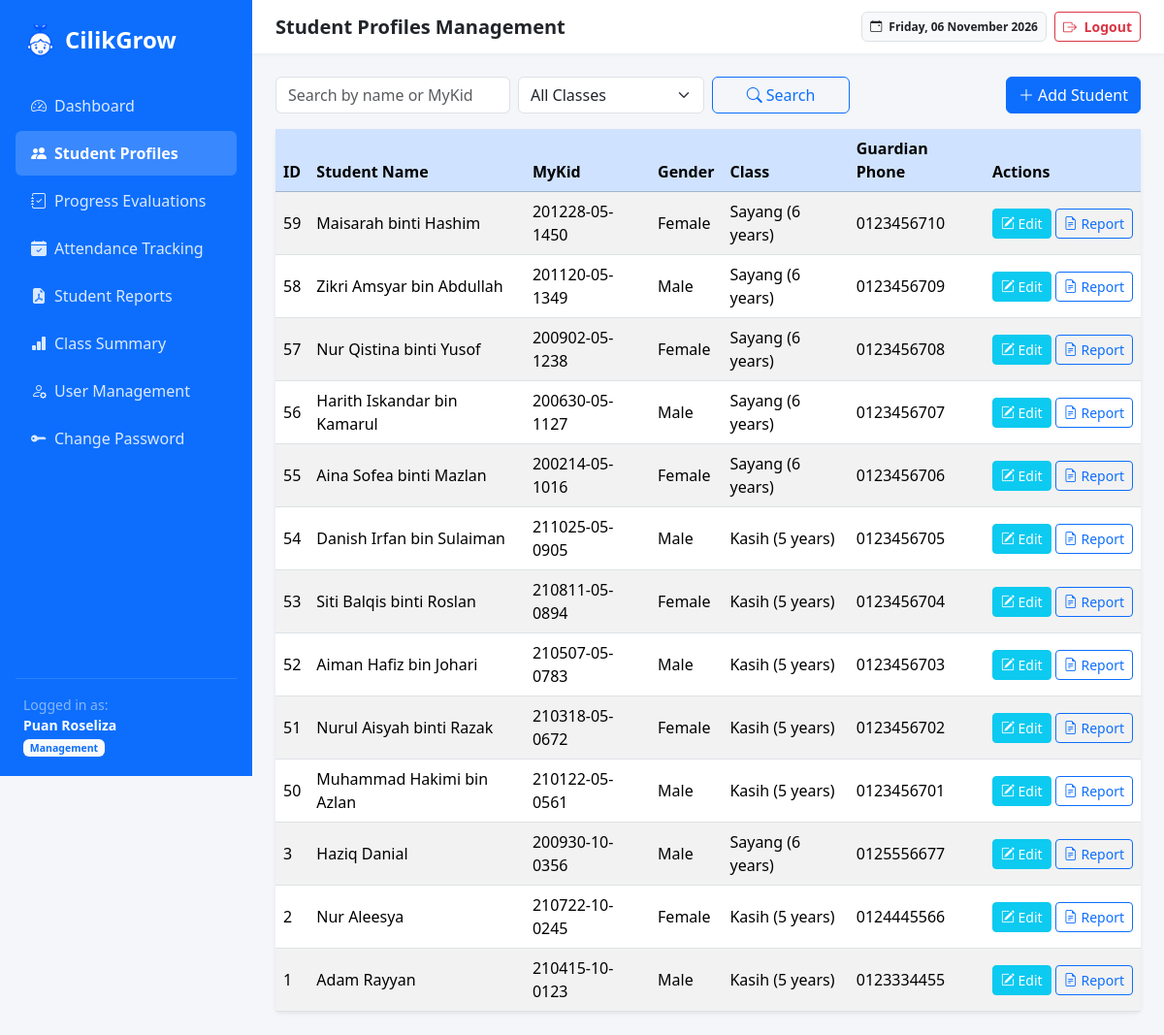
/students.php (signed in), run on the app's committed database.
### tables this page shows
CREATE TABLE `students` (
  `student_id`     int(11)      NOT NULL AUTO_INCREMENT,
  `student_name`   varchar(100) NOT NULL,
  `mykid`          varchar(20)  NOT NULL,
  `gender`         enum('Male','Female') DEFAULT NULL,
  `class_name`     varchar(50)  NOT NULL,
  `date_of_birth`  date         DEFAULT NULL,
  `address`        text         DEFAULT NULL,
  `guardian_phone` varchar(20)  DEFAULT NULL,
  PRIMARY KEY (`student_id`),
  UNIQUE KEY `uq_students_mykid` (`mykid`)
);

### includes/auth.php (called while the page is built, shortened)
<?php
function e($value): string
{
    return htmlspecialchars((string)($value ?? ''), ENT_QUOTES, 'UTF-8');
}

### students.php (the view, shortened to what this page needs)
<?php
require_once __DIR__ . '/includes/auth.php';
$search       = trim($_GET['search'] ?? '');
$query  = 'SELECT * FROM students WHERE 1=1';
$query .= ' ORDER BY student_id DESC';
$stmt = $conn->prepare($query);
$stmt->execute();
$students_list = $stmt->get_result()->fetch_all(MYSQLI_ASSOC);
include __DIR__ . '/includes/header.php';
    ?>
<div class="row mb-3 g-2">
    <div class="col-lg-8">
        <form method="GET" action="students.php" class="row g-2">
            <div class="col-md-5"><input type="text" name="search" class="form-control" placeholder="Search by name or MyKid" value="<?= e($search); ?>"></div>
            <div class="col-md-4">
                <select name="class_filter" class="form-select">
                    <option value="">All Classes</option>
                </select>
            </div>
            <div class="col-md-3"><button type="submit" class="btn btn-outline-primary w-100"><i class="bi bi-search me-1"></i>Search</button></div>
        </form>
    </div>
    <div class="col-lg-4 text-lg-end">
        <button class="btn btn-primary" data-bs-toggle="modal" data-bs-target="#addStudentModal"><i class="bi bi-plus-lg me-1"></i>Add Student</button>
    </div>
</div>
<div class="card border-0 shadow-sm">
    <div class="table-responsive">
        <table class="table table-striped table-hover mb-0 align-middle">
            <thead class="table-primary">
                <tr><th>ID</th><th>Student Name</th><th>MyKid</th><th>Gender</th><th>Class</th><th>Guardian Phone</th><th>Actions</th></tr>
            </thead>
            <tbody>
            <?php if (!$students_list): ?>
                <tr><td colspan="7" class="text-center py-3 text-muted">No student profiles found.</td></tr>
            <?php else: foreach ($students_list as $s): ?>
                <tr>
                    <td><?= (int)$s['student_id']; ?></td>
                    <td><?= e($s['student_name']); ?></td>
                    <td><?= e($s['mykid'] ?? '-'); ?></td>
                    <td><?= e($s['gender'] ?? '-'); ?></td>
                    <td><?= e($s['class_name']); ?></td>
                    <td><?= e($s['guardian_phone'] ?? '-'); ?></td>
                    <td class="text-nowrap">
                        <button class="btn btn-sm btn-info text-white" data-bs-toggle="modal" data-bs-target="#editStudentModal<?= (int)$s['student_id']; ?>"><i class="bi bi-pencil-square"></i> Edit</button>
                        <a href="report.php?student_id=<?= (int)$s['student_id']; ?>" class="btn btn-sm btn-outline-primary"><i class="bi bi-file-earmark-text"></i> Report</a>
                    </td>
                </tr>
            <?php endforeach; endif; ?>
            </tbody>
        </table>
    </div>
</div>
<?php
include __DIR__ . '/includes/footer.php';

### includes/header.php (style rules this page uses)
body { background-color: #f4f6f9; font-family: 'Segoe UI', Tahoma, Geneva, Verdana, sans-serif; }

### data on the page
students: student_id "59", student_name "Maisarah binti Hashim", mykid "201228-05-1450", gender "Female", class_name "Sayang (6 years)", guardian_phone "0123456710"
students: student_id "58", student_name "Zikri Amsyar bin Abdullah", mykid "201120-05-1349", gender "Male", class_name "Sayang (6 years)", guardian_phone "0123456709"
students: student_id "57", student_name "Nur Qistina binti Yusof", mykid "200902-05-1238", gender "Female", class_name "Sayang (6 years)", guardian_phone "0123456708"
students: student_id "56", student_name "Harith Iskandar bin Kamarul", mykid "200630-05-1127", gender "Male", class_name "Sayang (6 years)", guardian_phone "0123456707"
students: student_id "55", student_name "Aina Sofea binti Mazlan", mykid "200214-05-1016", gender "Female", class_name "Sayang (6 years)", guardian_phone "0123456706"
students: student_id "54", student_name "Danish Irfan bin Sulaiman", mykid "211025-05-0905", gender "Male", class_name "Kasih (5 years)", guardian_phone "0123456705"
students: student_id "53", student_name "Siti Balqis binti Roslan", mykid "210811-05-0894", gender "Female", class_name "Kasih (5 years)", guardian_phone "0123456704"
students: student_id "52", student_name "Aiman Hafiz bin Johari", mykid "210507-05-0783", gender "Male", class_name "Kasih (5 years)", guardian_phone "0123456703"
students: student_id "51", student_name "Nurul Aisyah binti Razak", mykid "210318-05-0672", gender "Female", class_name "Kasih (5 years)", guardian_phone "0123456702"
students: student_id "50", student_name "Muhammad Hakimi bin Azlan", mykid "210122-05-0561", gender "Male", class_name "Kasih (5 years)", guardian_phone "0123456701"
students: student_id "3", student_name "Haziq Danial", mykid "200930-10-0356", gender "Male", class_name "Sayang (6 years)", guardian_phone "0125556677"
students: student_id "2", student_name "Nur Aleesya", mykid "210722-10-0245", gender "Female", class_name "Kasih (5 years)", guardian_phone "0124445566"
students: student_id "1", student_name "Adam Rayyan", mykid "210415-10-0123", gender "Male", class_name "Kasih (5 years)", guardian_phone "0123334455"

### other printed values
$label "Dashboard"
$label "Student Profiles"
$label "Progress Evaluations"
$label "Attendance Tracking"
$label "Student Reports"
$label "Class Summary"
$label "User Management"
$label "Change Password"
$display_name "Puan Roseliza"
$role "Management"
$page_title "Student Profiles Management"
